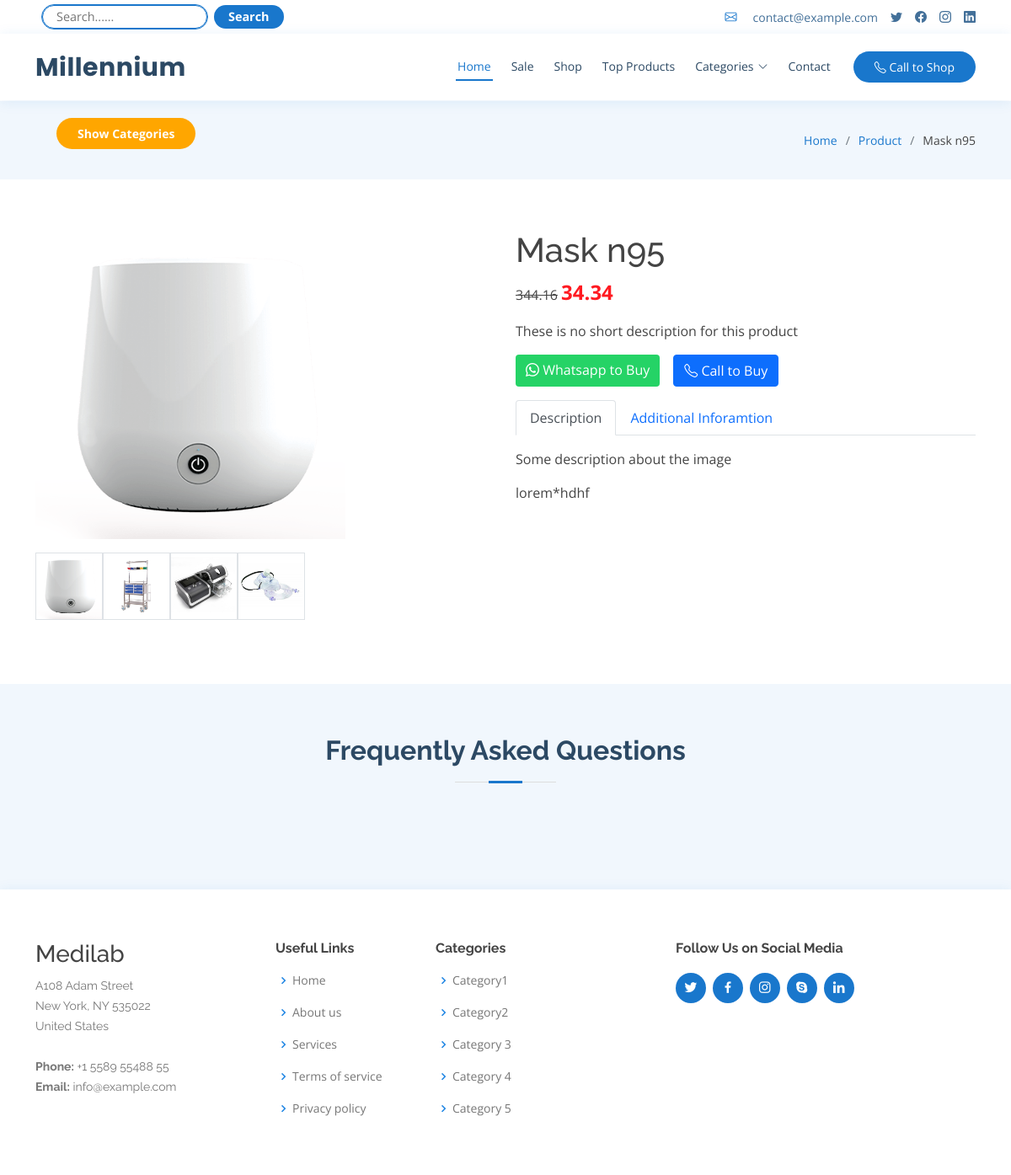
Screenshot of /all-products/mask-n95/ with the database file from the repository.
### product/models.py (models this page shows, shortened)
class Product(models.Model):
    name = models.CharField(max_length=150)
    categories = models.ManyToManyField(Category, blank=True)
    short_description = models.TextField(max_length=200, default="These is no short description for this product")
    description = RichTextUploadingField(blank=True, default="<h1>No Description</h1>",verbose_name ="Product Description")
    additionalInformation = RichTextUploadingField(blank=True, default="<h1>No Additional Information</h1>", verbose_name="Additional Information")
    original_price = models.DecimalField(decimal_places=2, max_digits=20, default=0, blank=True, verbose_name="MRP",validators=[MinValueValidator(Decimal('0.01'))])
    discounted_price = models.DecimalField(decimal_places=2, max_digits=20, default=0 , blank=True,verbose_name="On Hand Price", validators=[MinValueValidator(Decimal('0.01'))])
    quantity = models.IntegerField(default=10)  # available quantity of given product
    featured = models.BooleanField(default=False, verbose_name="On Sale?")  # is product featured?
    tags = TaggableManager(blank=True)  # tags mechanism
    slug = models.SlugField(max_length=200, blank=True)
    published_date = models.DateField(default=timezone.now)
    class Meta:
        ordering = ("name",)

class Picture(models.Model):
    product = models.ForeignKey(Product, on_delete=models.CASCADE)
    picture = models.ImageField(upload_to="products/images", null=True, blank=True)
    image_name = models.CharField(max_length=50, blank=True, default="No picture")
    def image_tag(self):
         return format_html('<img src="{}" height=200px />'.format(self.picture.url))
    image_tag.short_description =  f"Image"
    image_tag.allow_tags = True

class Category(models.Model):
    name = models.CharField(max_length=100, unique=True)
    class Meta:
        verbose_name_plural = "Categories"
    def __str__(self):
        return self.name

### product/views.py (the view)
# urls.py: path('<slug:slug>/',productDetail, name="productDetail" )
def productDetail(request, slug):
    product = get_object_or_404(Product, slug=slug)
    return render(request, 'product/productDetail.html', {'product':product})

### milleniumProj/context_processors.py (called while the page is built)
def Categories(request):
    all_categories = Category.objects.all()
    return {'all_categories': all_categories}

### templates/product/productDetail.html (shortened to what this page needs)
{%extends 'index.html'%} {%block content%}
{%load static%}
<main id="main">
  <section class="breadcrumbs">
    <div class="container">
      <div class="d-flex justify-content-between align-items-center">
        <button
          class="btn btn-primary category-button mb-3"
          type="button"
          data-bs-toggle="offcanvas"
          data-bs-target="#offcanvasScrolling"
          aria-controls="offcanvasScrolling"
        >
          Show Categories
        </button>
        <ol>
          <li><a href="{%url 'index'%}">Home</a></li>
          <li><a href="{%url 'allProducts'%}">Product</a></li>
          <li>{{product.name}}</li>
        </ol>
      </div>
    </div>
  </section>
  <section class="inner-page">
      <div class="container">
          <div class="row">
              <div class="col-lg-6 col-sm-12 d-flex flex-column">
                  <figure>
                    {% if product.picture_set %}
                      {%for picture in product.picture_set.all|slice:":1"%}
                      <img src="{{picture.picture.url}}" class="img-fluid main-image-product" style="max-width: 23rem;">
                      {%endfor%}
                    {%endif%}
                  </figure>
                  <figure class="d-flex product-sub-images">
                    {% if product.picture_set %}
                    {%for picture in product.picture_set.all%}
                    <a><img src="{{picture.picture.url}}" class="img-fluid border"></a>
                    {%endfor%}
                    {%endif%}
                  </figure>
                </div>
                <div class="col-lg-6 col-sm-12 d-flex flex-column">
                    <h1>{{product.name}} </h1>
                    <p><del>{{product.original_price}}</del> <span class="current-price">{{product.discounted_price}}</span</p>
                    <p>{{product.short_description}}</p>
                    <div class="d-flex mb-3">
                        <a href =" https://wa.me/91948447?text=I'm%20interested%20in%20your%20car%20product%20to buy" target="_blank" class="btn btn-primary" style="background-color: #25D366; border:none"> <i class="bi bi-whatsapp"></i> Whatsapp to Buy</a> <a href="tel:+919374636373" class="btn btn-primary ms-3"><i class="bi bi-telephone"></i> Call to Buy</a>
                    </div>
                    <ul class="nav nav-tabs" id="ex1" role="tablist">
                        <li class="nav-item" role="presentation">
                          <a
                            class="nav-link active"
                            id="ex1-tab-1"
                            data-mdb-toggle="tab"
                            href="#"
                            role="tab"
                            aria-controls="ex1-tabs-1"
                            aria-selected="true"
                            >Description</a
                          >
                        </li>
                        <li class="nav-item" role="presentation">
                          <a
                            class="nav-link"
                            id="ex1-tab-2"
                            data-mdb-toggle="tab"
                            href="#"
                            role="tab"
                            aria-controls="ex1-tabs-2"
                            aria-selected="false"
                            >Additional Inforamtion</a
                          >
                        </li>
                      </ul>
                      <div class="tab-content mt-3" id="ex1-content">
                        <div
                          class="tab-pane fade show active"
                          id="ex1-tabs-1"
                          role="tabpanel"
                          aria-labelledby="ex1-tab-1"
                        >
                         {{product.description|safe}}
                        </div>
                      </div>
                </div>
          </div>
      </div>
  </section>
  {%if product.faq_set%}
  <section id="faq" class="faq section-bg">
    <div class="container">
      <div class="section-title">
        <h2>Frequently Asked Questions</h2>
      </div>
    </div>
  </section>
  {%endif%}
</main>
{%endblock%}

### templates/index.html (shortened to what this page needs)
{% load static %}
<!DOCTYPE html>
<html lang="en">
<head>
  <link href="{% static 'vendor/fontawesome-free/css/all.min.css'%}" rel="stylesheet">
  <link href="{% static 'vendor/animate.css/animate.min.css'%}" rel="stylesheet">
  <link href="{% static 'vendor/bootstrap/css/bootstrap.min.css'%}" rel="stylesheet">
  <link href="{% static 'vendor/bootstrap-icons/bootstrap-icons.css'%}" rel="stylesheet">
  <link href="{% static 'vendor/boxicons/css/boxicons.min.css'%}" rel="stylesheet">
  <link href="{% static 'vendor/glightbox/css/glightbox.min.css'%}" rel="stylesheet">
  <link href="{% static 'vendor/remixicon/remixicon.css'%}" rel="stylesheet">
  <link href="{% static 'vendor/swiper/swiper-bundle.min.css'%}" rel="stylesheet">
  <link href="{% static 'css/style.css'%}" rel="stylesheet">
</head>
<body>
  <div id="topbar" class="d-flex align-items-center fixed-top">
    <div class="container d-flex justify-content-between">
      <form class="p-2 flex-fill top-form d-flex aling-items-center" action="{%url 'search'%}">
        <input type="text" name="query"  {%if query%} placeholder="{{query}}"{%else%}placeholder="Search......"{%endif%} class="me-2">
        <input type="submit" class="btn"value="Search">
      </form>
      <div class="d-none d-lg-flex social-links align-items-center">
        <div class="contact-info d-flex align-items-center">
          <i class="bi bi-envelope"></i> <a href="mailto:contact@example.com">contact@example.com</a>
        </div>
        <a href="#" class="twitter"><i class="bi bi-twitter"></i></a>
        <a href="#" class="facebook"><i class="bi bi-facebook"></i></a>
        <a href="#" class="instagram"><i class="bi bi-instagram"></i></a>
        <a href="#" class="linkedin"><i class="bi bi-linkedin"></i></i></a>
      </div>
    </div>
  </div>
  <header id="header" class="fixed-top">
    <div class="container d-flex align-items-center">
      <h1 class="logo me-auto"><a href="{%url 'index'%}">Millennium</a></h1>
      <nav id="navbar" class="navbar order-last order-lg-0">
        <ul>
          <li><a class="nav-link scrollto {%block homeactive%} active {%endblock%}" href="{%url 'index'%}#hero">Home</a></li>
          <li><a class="nav-link scrollto" href="{%url 'index'%}#services">Sale</a></li>
          <li><a class="nav-link scrollto " href="{%url 'index'%}#departments">Shop</a></li>
          <li><a class="nav-link scrollto" href="{%url 'index'%}#topProducts">Top Products</a></li>
          <li class="dropdown"><a class="{%block shopactive%} {%endblock%} " href="{%url 'allProducts'%}"><span>Categories</span> <i class="bi bi-chevron-down"></i></a>
          </li>
          <li><a class="nav-link scrollto" href="{%url 'index'%}#contact">Contact</a></li>
        </ul>
      </nav>
      <a href="tel:+919999999999" class="appointment-btn scrollto"><i class="bi bi-telephone"></i> <span class="d-none d-md-inline">Call to</span>
        Shop</a>
    </div>
  </header>
{%block content%}{%endblock%}
  <footer id="footer">
    <div class="footer-top">
      <div class="container">
        <div class="row">
          <div class="col-lg-3 col-md-6 footer-contact">
            <h3>Medilab</h3>
            <p>
              A108 Adam Street <br>
              New York, NY 535022<br>
              United States <br><br>
              <strong>Phone:</strong> +1 5589 55488 55<br>
              <strong>Email:</strong> info@example.com<br>
            </p>
          </div>
          <div class="col-lg-2 col-md-6 footer-links">
            <h4>Useful Links</h4>
            <ul>
              <li><i class="bx bx-chevron-right"></i> <a href="#">Home</a></li>
              <li><i class="bx bx-chevron-right"></i> <a href="#">About us</a></li>
              <li><i class="bx bx-chevron-right"></i> <a href="#">Services</a></li>
              <li><i class="bx bx-chevron-right"></i> <a href="#">Terms of service</a></li>
              <li><i class="bx bx-chevron-right"></i> <a href="#">Privacy policy</a></li>
            </ul>
          </div>
          <div class="col-lg-3 col-md-6 footer-links">
            <h4>Categories</h4>
            <ul>
              {%for category in all_categories%}
              <li><i class="bx bx-chevron-right"></i> <a href="{%url 'productCategory' category|slugify%}">{{category}}</a></li>
              {%endfor%}
            </ul>
          </div>
          <div class="col-lg-3 col-md-6 footer-newsletter">
            <h4>Follow Us on Social Media</h4>
            <div class="social-links text-md-right pt-3 pt-md-0">
              <a href="#" class="twitter"><i class="bx bxl-twitter"></i></a>
              <a href="#" class="facebook"><i class="bx bxl-facebook"></i></a>
              <a href="#" class="instagram"><i class="bx bxl-instagram"></i></a>
              <a href="#" class="google-plus"><i class="bx bxl-skype"></i></a>
              <a href="#" class="linkedin"><i class="bx bxl-linkedin"></i></a>
            </div>
          </div>
        </div>
      </div>
    </div>
  </footer>
</body>
</html>

### templates/index.html (style rules this page uses)
.top-form input[type=submit] { padding:2px 1rem; font-size:0.9rem; font-weight: bold; background-color: #1977cc; color: white; border-radius:2rem ; }
.top-form input[type=text] { padding:2px 1rem; font-size:0.9rem; border: 1px solid #1977cc; border-radius:2rem ; outline: 1px solid #1977cc; }

### rows the page displays
Product: name "Mask n95", original_price "344.16", discounted_price "34.34", short_description "These is no short description for this product", description "Some description about the image lorem*hdhf"
Picture: picture (picture)
Picture: picture (picture)
Picture: picture (picture)
Picture: picture (picture)
Category: name "Category1"
Category: name "Category2"
Category: name "Category 3"
Category: name "Category 4"
Category: name "Category 5"
